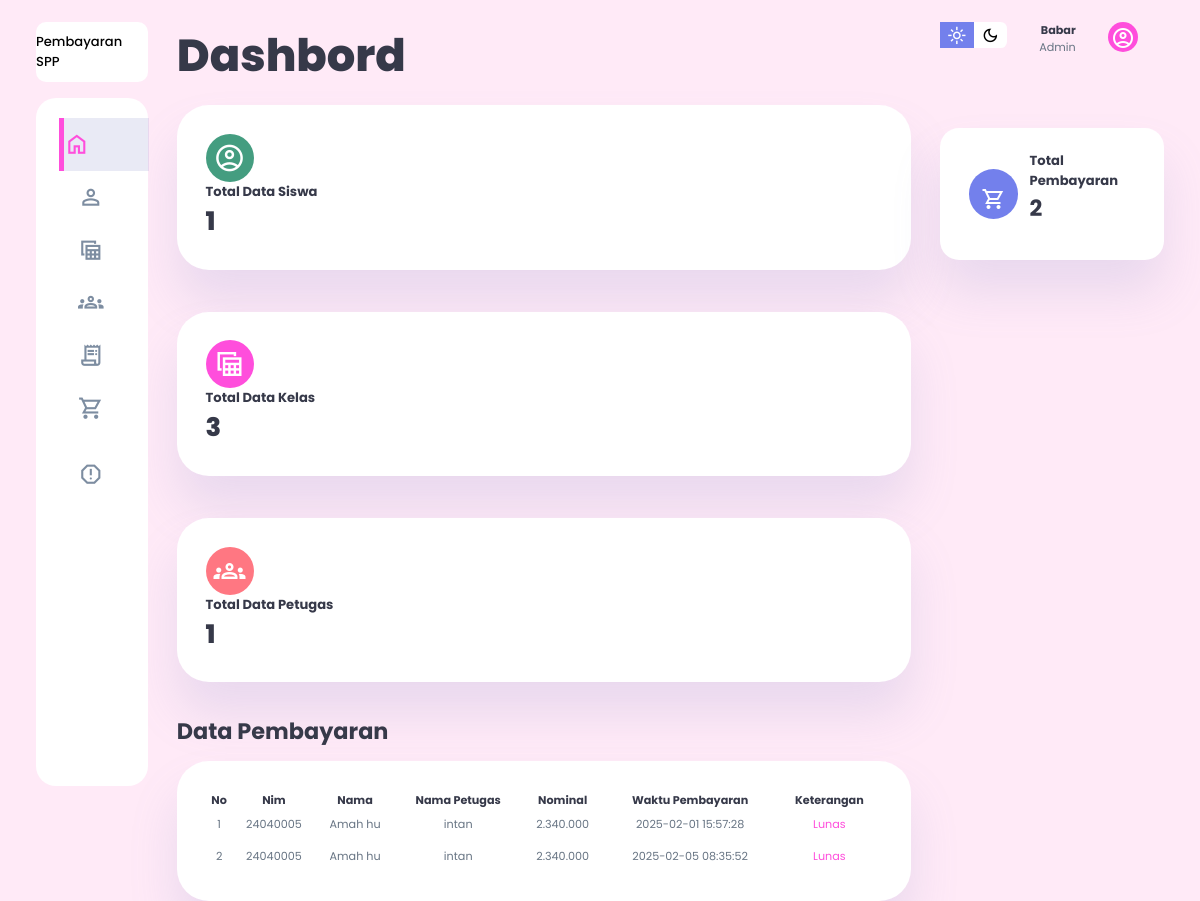
The page / on the database its author committed.
### tables this page shows
CREATE TABLE `pembayaran` (
  `id` int(11) NOT NULL,
  `id_siswa` int(11) NOT NULL,
  `id_petugas` int(11) DEFAULT NULL,
  `id_spp` int(11) DEFAULT NULL,
  `created_at` timestamp NOT NULL DEFAULT current_timestamp()
);

CREATE TABLE `siswa` (
  `id` int(11) NOT NULL,
  `nim` varchar(20) NOT NULL,
  `name` varchar(100) NOT NULL,
  `id_kelas` int(11) DEFAULT NULL,
  `notelp` varchar(13) NOT NULL,
  `alamat` varchar(100) NOT NULL,
  `created_at` timestamp NOT NULL DEFAULT current_timestamp()
);

CREATE TABLE `petugas` (
  `id` int(11) NOT NULL,
  `nama_petugas` varchar(50) NOT NULL,
  `created_at` timestamp NOT NULL DEFAULT current_timestamp(),
  `bagian` varchar(50) NOT NULL
);

CREATE TABLE `spp` (
  `id` int(11) NOT NULL,
  `bulan` varchar(20) NOT NULL,
  `tahun` int(11) NOT NULL,
  `nominal` varchar(50) NOT NULL,
  `created_at` timestamp NOT NULL DEFAULT current_timestamp()
);

### index.php (the view, shortened to what this page needs)
<?php
include "koneksi.php"
?>
<!DOCTYPE html>
<html lang="en">
<head>
    <link rel="stylesheet" href="style.css">
</head>
<body>
    <div class="container">
        <aside>
            <div class="top">
                <div class="logo">
                    <h3 style="color: var(--clr-black);">Pembayaran SPP</h3>
                </div>
            </div>
            <div class="sidebar">
                <a href="#" class="active">
                    <span class="material-symbols-sharp">home </span>
                </a>
                <a href="./pages/data_kelas.php">
                    <span class="material-symbols-sharp">person_outline </span>
                </a>
                <a href="./pages/data_siswa.php">
                    <span class="material-symbols-sharp">table_view </span>
                </a>
                <a href="./pages/data_petugas.php">
                    <span class="material-symbols-sharp">groups </span>
                </a>
                <a href="./pages/data_spp.php">
                    <span class="material-symbols-sharp">receipt_long </span>
                </a>
                <a href="./pages/pembayaran.php">
                    <span class="material-symbols-sharp">shopping_cart </span>
                </a>
                <a href="./pages/laporan.php">
                    <span class="material-symbols-sharp">report_gmailerrorred </span>
                </a>
            </div>
        </aside>
        <main>
            <h1>Dashbord</h1>
            <?php
                $count_siswa = "SELECT COUNT(*) AS total FROM siswa";
                $count_result = $koneksi->query($count_siswa);
                $count_row = $count_result->fetch_assoc();
                $total_data_siswa = $count_row['total'];
                $count_petugas = "SELECT COUNT(*) AS total FROM petugas";
                $count_result = $koneksi->query($count_petugas);
                $count_row = $count_result->fetch_assoc();
                $total_data_petugas = $count_row['total'];
                $count_kelas = "SELECT COUNT(*) AS total FROM kelas";
                $count_result = $koneksi->query($count_kelas);
                $count_row = $count_result->fetch_assoc();
                $total_data_kelas = $count_row['total'];
                ?>
            <div class="insights">
                <div class="sales">
                    <span class="material-symbols-sharp">account_circle</span>
                    <div class="middle">
                        <div class="left">
                            <h3>Total Data Siswa</h3>
                            <h1><?= $total_data_siswa ?></h1>
                        </div>
                    </div>
                </div>
                <div class="income">
                    <span class="material-symbols-sharp">table_view</span>
                    <div class="middle">
                        <div class="left">
                            <h3>Total Data Kelas</h3>
                            <h1><?= $total_data_kelas ?></h1>
                        </div>
                    </div>
                </div>
                <div class="expenses">
                    <span class="material-symbols-sharp">groups</span>
                    <div class="middle">
                        <div class="left">
                            <h3>Total Data Petugas</h3>
                            <h1><?= $total_data_petugas ?></h1>
                        </div>
                    </div>
                </div>
            </div>
            <div class="recent_order">
                <h2>Data Pembayaran</h2>
                <?php
                $no =1;
                $query = "SELECT pembayaran.id AS id,
                                 pembayaran.created_at AS created_at,
                                 siswa.nim AS nim ,
                                 siswa.name AS name,
                                 petugas.nama_petugas AS nama_petugas,
                                 spp.nominal AS nominal
                            FROM pembayaran
                            JOIN siswa ON pembayaran.id_siswa = siswa.id
                            JOIN petugas ON pembayaran.id_petugas = petugas.id
                            JOIN spp ON pembayaran.id_spp = spp.id" ;
                $result = mysqli_query($koneksi, $query)
                ?>
                <table>
                    <thead>
                        <tr>
                            <th>No</th>
                            <th>Nim</th>
                            <th>Nama</th>
                            <th>Nama Petugas</th>
                            <th>Nominal</th>
                            <th>Waktu Pembayaran</th>
                            <th>Keterangan</th>
                        </tr>
                    </thead>
                    <tbody>
                        <?php
                            foreach($result as $data){
                                echo"
                                    <tr>
                                        <td>".$no++."</td>
                                        <td>".$data["nim"]."</td>
                                        <td>".$data["name"]."</td>
                                        <td>".$data["nama_petugas"]."</td>
                                        <td>".$data["nominal"]."</td>
                                        <td>".$data["created_at"]."</td>
                                        <td  class='warning' >Lunas</td>
                                    </tr>
                                ";
                            }
                        ?>
                    </tbody>
                </table>
            </div>
        </main>
        <div class="right">
            <div class="top">
                <div class="theme-toggler">
                    <span class="material-symbols-sharp active">light_mode</span>
                    <span class="material-symbols-sharp">dark_mode</span>
                </div>
                <div class="profile">
                    <div class="info">
                        <p><b>Babar</b></p>
                        <p>Admin</p>
                    </div>
                    <div>
                        <div class="icon">
                            <span class="material-symbols-sharp">account_circle</span>
                        </div>
                    </div>
                </div>
            </div>
            <div class="sales-analytics">
                <?php
                $count_pembayaran = "SELECT COUNT(*) AS total FROM pembayaran";
                $count_result = $koneksi->query($count_pembayaran);
                $count_row = $count_result->fetch_assoc();
                $total_data_pembayaran = $count_row['total'];
                ?>
                <div class="item onlion">
                    <div class="icon">
                        <span class="material-symbols-sharp">shopping_cart</span>
                    </div>
                    <div class="right_text">
                        <div class="info">
                            <h3>Total Pembayaran</h3>
                        </div>
                        <h2><?= $total_data_pembayaran ?></h2>
                    </div>
                </div>
            </div>
        </div>
    </div>
</body>
</html>

### rows shown on the page
pembayaran: id_siswa.nim "24040005", id_siswa.name "Amah hu", id_petugas.nama_petugas "intan", id_spp.nominal "2.340.000", created_at "2025-02-01 15:57:28"
pembayaran: id_siswa.nim "24040005", id_siswa.name "Amah hu", id_petugas.nama_petugas "intan", id_spp.nominal "2.340.000", created_at "2025-02-05 08:35:52"

### other values the page prints
$total_data_siswa "1"
$total_data_kelas "3"
$total_data_petugas "1"
$total_data_pembayaran "2"
